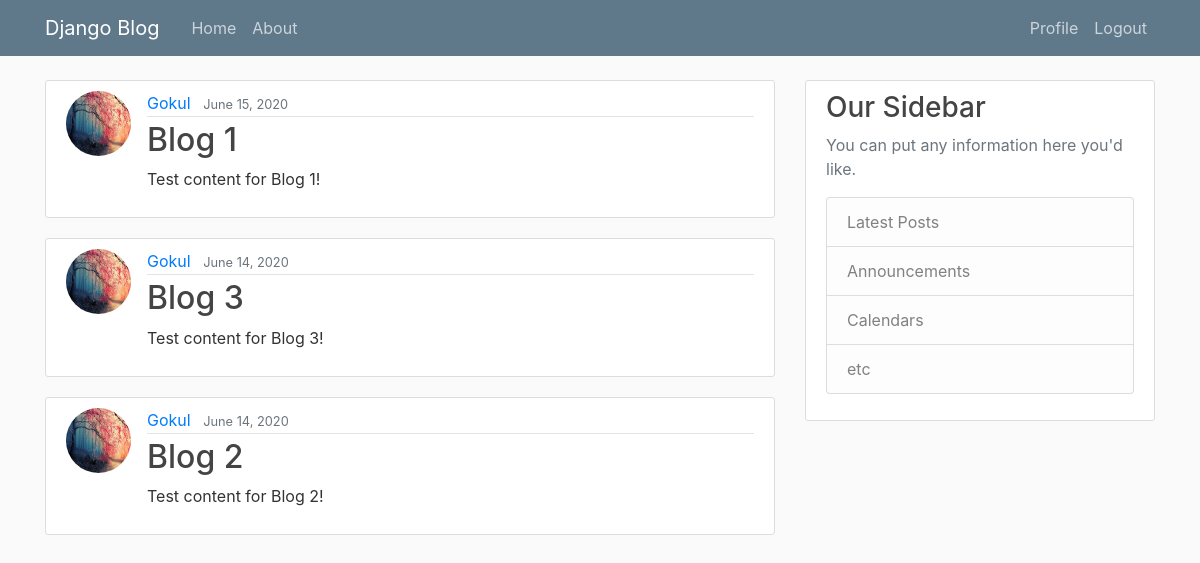
Before: / (signed in) with the older database file.
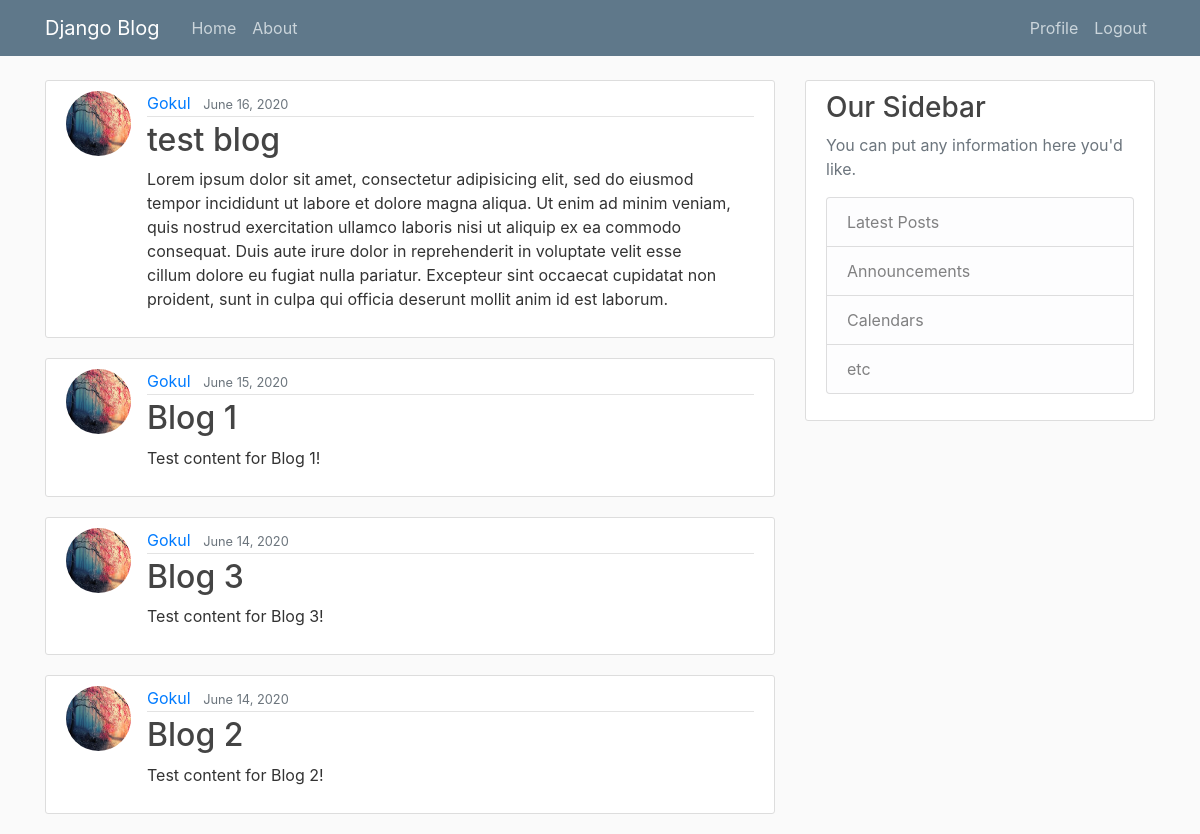
After: the same page with the newer database file.
### blog/models.py (models this page shows, shortened)
class Post(models.Model):
	title = models.CharField(max_length=100)
	content = models.TextField()
	date_posted = models.DateTimeField(default=timezone.now)
	author = models.ForeignKey(User, on_delete=models.CASCADE)

### users/models.py (models this page shows, shortened)
class Profile(models.Model):
	user = models.OneToOneField(User, on_delete=models.CASCADE)
	image = models.ImageField(default='default.jpg', upload_to='profile_pics')

### blog/views.py (the view)
# urls.py: path('', PostListView.as_view(), name='blog-home'),
class PostListView(LoginRequiredMixin, ListView):
	model = Post
	template_name = 'blog/home.html'
	context_object_name = 'posts'
	ordering = ['-date_posted']

### blog/templates/blog/home.html
{% extends "blog/base.html" %}
{% block content %}
	{% for post in posts %}
		<article class="media content-section">
			<img class="rounded-circle article-img" src="{{ post.author.profile.image.url }}">
		  <div class="media-body">
		    <div class="article-metadata">
		      <a class="mr-2" href="#">{{ post.author }}</a>
		      <small class="text-muted">{{ post.date_posted | date:"F d, Y"}}</small>
		    </div>
		    <h2><a class="article-title" href="{% url 'post-detail' post.id %}">{{ post.title }}</a></h2>
		    <p class="article-content">{{ post.content }}</p>
		  </div>
		</article>
	{% endfor %}
{% endblock content %}

Changed rows visible on the page:
added Post: author.profile.image (picture), author "Gokul", date_posted "June 16, 2020", title "test blog", content "Lorem ipsum dolor sit amet, consectetur adipisicing elit, sed do eiusmod tempor incididunt ut labore et dolore magna aliqua. Ut enim ad minim veniam, quis nostrud exercitation ullamco laboris nisi ut aliquip ex ea commodo consequat. Duis aute irure dolor in reprehenderit in voluptate velit esse cillum dolore eu fugiat nulla pariatur. Excepteur sint occaecat cupidatat non proident, sunt in culpa qui officia deserunt mollit anim id est laborum."
